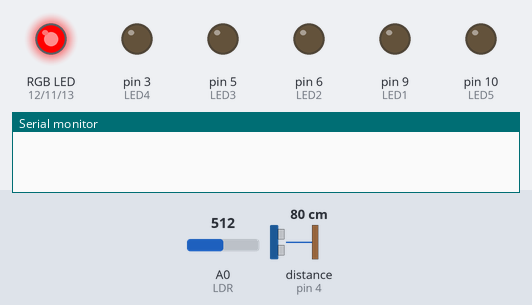
A sketch run on a simulated Arduino Mega 2560, built with avr-gcc and run on an emulated ATmega2560. Parts: an RGB LED mixed from three pins (HIGH = lit), output pins drawn as LEDs (lit = HIGH), the last lines printed to the serial monitor. Inputs (shaded band) come from the test bench; at power-on: distance to the obstacle (sensor on pin 4) 80 cm, A0 (LDR) = 512. The echo pulse lasts 58.3 µs per cm.

Above: at 1.2 s.
1.3 s: distance to the obstacle (sensor on pin 4) set to 66 cm
2.8 s: distance to the obstacle (sensor on pin 4) set to 57 cm
At 3.8 s:
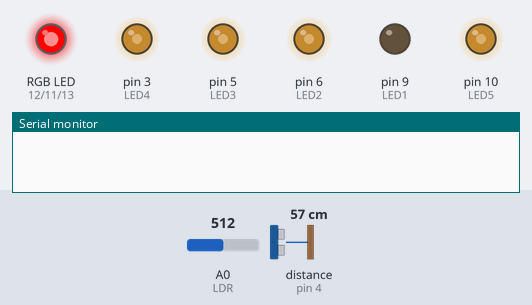
4.3 s: distance to the obstacle (sensor on pin 4) set to 27 cm
At 4.9 s:
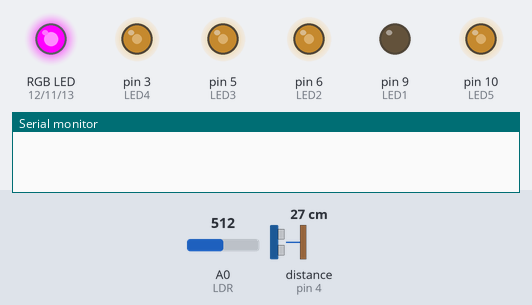
7.3 s: distance to the obstacle (sensor on pin 4) set to 23 cm
9.8 s: distance to the obstacle (sensor on pin 4) set to 18 cm
At 11.0 s:
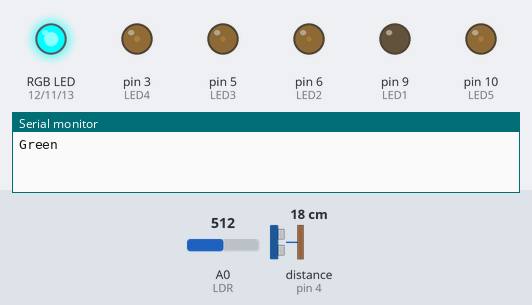
12.1 s: distance to the obstacle (sensor on pin 4) set to 60 cm
At 14.2 s:
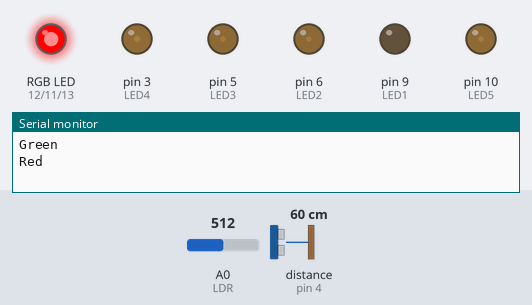
Timing chart, 0 to 15.7 s (numbered marks = the images above; inputs shaded):
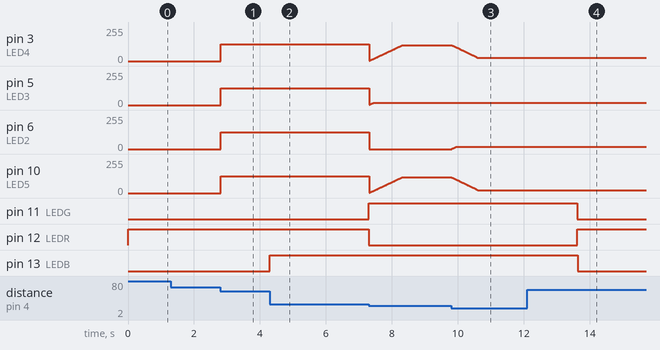

Measured:
- the behaviour switches between 61 and 60 cm on distance to the obstacle (sensor on pin 4) (found by bisection; images 0 and 1)
- the behaviour switches between 21 and 20 cm on distance to the obstacle (sensor on pin 4) (found by bisection; images 2 and 3)
- after the input at 1.3 s, every drawn part: stays the same
- after the input at 2.8 s, pin 3 (LED4), pin 5 (LED3), pin 6 (LED2), pin 10 (LED5): 0/255 → 127/255 at once
- after the input at 4.3 s, pin 11 (LEDG): LOW → HIGH after 3.0 s; pin 12 (LEDR): HIGH → LOW after 3.0 s; pin 13 (LEDB): LOW → HIGH at once
- after the input at 9.8 s, pin 3 (LED4): moves from 118/255 to 24/255 over 0.77 s, starting at once; pin 6 (LED2): moves from 0/255 to 18/255 over 0.13 s, starting at once; pin 10 (LED5): moves from 118/255 to 22/255 over 0.79 s, starting at once
- after the input at 12.1 s, pin 11 (LEDG), pin 13 (LEDB): HIGH → LOW after 1.5 s; pin 12 (LEDR): LOW → HIGH after 1.5 s

The sketch:

lights.ino
```cpp
#include <NewPing.h>
#define TRIGGER_PIN 4 // Atmega 328 pin 6
#define ECHO_PIN 4 // Atmega 328 pin 6
#define MAX_DISTANCE 200

// SED LED pins
#define LDR A0
#define LED1 9 // Atmega 328 pin 15
#define LED2 6 // Atmega 328 pin 12
#define LED3 5 // Atmega 328 pin 11
#define LED4 3 // Atmega 328 pin 5
#define LED5 10 // Atmega 328 pin 16
#define LED6 3 // Atmega 328 pin 5
#define LED7 5 // Atmega 328 pin 11
#define LED8 6 // Atmega 328 pin 12
#define LED9 9 // Atmega 328 pin 15
#define LEDR 12 // Atmega 328 pin 18
#define LEDG 11 // Atmega 328 pin 17
#define LEDB 13 // Atmega pin 19

// Settings
// LDR: This will set min and max points of measurement based on the hardware.
#define LDR_min 100 // Set minimum(lowest) value for the LDR reading
#define LDR_max 1000 // Set the maximum (highest) value for the LDR reading

// LEDs: set minimum (visible or low intensity) and maximum intensity(range: 0-255)
#define LED_min 20 // The lowest ON state of the LED
#define LED_max 255 // Set the maximum intensity for the LEDs (max - 255)
#define LED_med 120 // Set medium intensity
#define LED_med_high 200 // Set medium high intensity


// Set position distances
#define position0_min 15 // set the min position of the intial state (before the green led turns ON)
#define position0_max 30 // max
#define position1_min 50
#define position1_max 60
#define position2_min 40
#define position2_max 50
#define position3_min 30
#define position3_max 40
#define position4_min 20
#define position4_max 30
#define position5_min 10
#define position5_max 20
#define position6_min 0
#define position6_max 10
#define green_timer 3000 // set the time to turn the green LED in mS default = 3000ms = 3 seconds
#define off_time 10000 // Set the timer for rutning the leds off
#define led_delay 0
NewPing sonar(TRIGGER_PIN, ECHO_PIN, MAX_DISTANCE);

boolean movement_detected = false; // This value tells if any movement is detected, if detected it will go to the next operation
boolean green_light_process = false; // This value will tells that we are in the process when the RGB is green
boolean initial_process = false; // For the initial process when red light and LDR are used
boolean off_state = false; // shows off state of the leds
signed int distance = 0;
long unsigned int timer = 0, timer_off=0;
unsigned int pingSpeed = 50;
unsigned long pingTimer;
long green_process_timer=0;

// LED States to control the dimming
byte led1_prev, led1_next,
led2_prev, led2_next,
led3_prev, led3_next,
led4_prev, led4_next,
led5_prev, led5_next,
led6_prev, led6_next,
led7_prev, led7_next,
led8_prev, led8_next,
led9_prev, led9_next;

void setup() {
  Serial.begin(9600);

  pinMode(LED1, OUTPUT);
  pinMode(LED2, OUTPUT);
  pinMode(LED3, OUTPUT);
  pinMode(LED4, OUTPUT);
  pinMode(LED5, OUTPUT);
  pinMode(LED6, OUTPUT);
  pinMode(LED7, OUTPUT);
  pinMode(LED8, OUTPUT);
  pinMode(LED9, OUTPUT);
  pinMode(LEDR, OUTPUT);
  pinMode(LEDG, OUTPUT);
  pinMode(LEDB, OUTPUT);
digitalWrite(LEDG, LOW); // Turn OFF RGB GREEN
digitalWrite(LEDR, HIGH); // Turn ON RGB RED
pingTimer = millis();
}
void loop(){
echoCheck(); // Send out the ping, calls "echoCheck" function every 24uS where you can check the ping status.


if(distance>0){ // If we measure something with the sonar sensor it means there is a movement and we could set the LEDs based on the LDR reading
movement_detected = true; // set the movement detection to true. Movement was detected
timer_off = millis();
off_state = false;
}
if( ((distance<=position0_min) || (distance > position0_max) ) ){ // If the distance is out of the range we need, restart the timer
  timer = millis();
  digitalWrite(LEDB, LOW);
}
else {
  digitalWrite(LEDB, HIGH);
}
if ( (millis()-timer) > green_timer){ // If enough time passed, turn the green LED
  green_light_process=true;
  initial_process=true;
  digitalWrite(LEDR, LOW);
  digitalWrite(LEDG, HIGH);
  Serial.println("Green");
}
if (millis()-timer_off>off_time){
  leds_off();
  off_state = true;
  initial_process = false;
}
else {
  off_state = false;
}
if (movement_detected == true && initial_process == false && off_state==false){ // if there was a movement after the device is ON, set the LEDs based on the LDR reading
 set_led_ldr(LDR_measure()); // set_led_ldr sets LEDs (2-8) on. LDR_measure() returns the intensity for the LEDs
}

while (green_light_process){ // While we are in green light do this
  echoCheck();
  if (distance<=0 || distance>position1_max){
    if (millis()-green_process_timer>1500){
      digitalWrite(LEDG, LOW);
      digitalWrite(LEDR, HIGH);
      green_light_process = false;
      timer_off = millis();
      timer = millis();
      Serial.println("Red");
    }
  }
  else if ( distance>position6_min && distance<=position6_max ) {
    green_process_timer = millis();
    set_position6();
  }
  else if(distance > position5_min && distance <=position5_max){
    green_process_timer = millis();
    set_position5();
  }
  else if(distance > position4_min && distance <=position4_max){
    green_process_timer = millis();
    set_position4();
  }
  else if(distance > position3_min && distance <=position3_max){
    green_process_timer = millis();
    set_position3();
  }
  else if(distance > position2_min && distance <=position2_max){
    green_process_timer = millis();
    set_position2();
  }
  else if(distance > position1_min && distance <=position1_max){
    green_process_timer = millis();
    set_position1();
  }

}
}
int LDR_measure(){ // Measure the LDR and return light intensity for the LEDs
  int measurement = analogRead(LDR);
  measurement = map(measurement,LDR_min, LDR_max,LED_min, LED_max);
  return measurement;
}
void set_led_ldr(int intensity){
  analogWrite(LED2, intensity);
  analogWrite(LED3, intensity);
  analogWrite(LED4, intensity);
  analogWrite(LED5, intensity);
  analogWrite(LED6, intensity);
  analogWrite(LED7, intensity);
  analogWrite(LED8, intensity);

}
void set_position1(){
// Position 1 LEDs and their intensity as defined on top of the sketch
  led1_next = 0;
  led2_next = 0;
  led3_next = 0;
  led4_next = 0;
  led5_next = LED_max;
  led6_next = 0;
  led7_next = 0;
  led8_next = 0;
  led9_next = 0;
  LED_dim();
}
void set_position2(){ //commented out by Luco
//  led1_next = LED_0;
//  led2_next = LED_0;
//  led3_next = LED_0;
//  led4_next = LED_med;
//  led5_next = LED_med_high;
//  led6_next = LED_med;
//  led7_next = LED_0;
//  led8_next = LED_0;
//  led9_next = 0;
//  LED_dim();
}
void set_position3(){
  led1_next = 0;
  led2_next = 0;
  led3_next = 0;
  led4_next = LED_min;
  led5_next = LED_med;
  led6_next = LED_min;
  led7_next = 0;
  led8_next = 0;
  led9_next = 0;
  LED_dim();
}
void set_position4(){
  led1_next = 0;
  led2_next = 0;
  led3_next = LED_min;
  led4_next = LED_med;
  led5_next = LED_med;
  led6_next = LED_med;
  led7_next = LED_min;
  led8_next = 0;
  led9_next = 0;
  LED_dim();
}
void set_position5(){
  led1_next = 0;
  led2_next = LED_min;
  led3_next = LED_min;
  led4_next = LED_min;
  led5_next = LED_min;
  led6_next = LED_min;
  led7_next = LED_min;
  led8_next = LED_min;
  led9_next = 0;
  LED_dim();
}
void set_position6(){
  led1_next = LED_min;
  led2_next = LED_min;
  led3_next = LED_min;
  led4_next = LED_min;
  led5_next = LED_min;
  led6_next = LED_min;
  led7_next = LED_min;
  led8_next = LED_min;
  led9_next = LED_min;
  LED_dim();
}
void leds_off(){
  analogWrite(LED1, 0);
  analogWrite(LED2, 0);
  analogWrite(LED3, 0);
  analogWrite(LED4, 0);
  analogWrite(LED5, 0);
  analogWrite(LED6, 0);
  analogWrite(LED7, 0);
  analogWrite(LED8, 0);
  analogWrite(LED9, 0);
}
void echoCheck() {
  delay(15);
  distance = sonar.ping_cm();
// Tester();

  if (distance>61){
    distance=0;
  }
// distance = (sonar.ping_result / US_ROUNDTRIP_CM); // Ping returned, uS result in ping_result, convert to cm with US_ROUNDTRIP_CM.
}
void LED_dim(){ //this section was developed with the external help
  if(led1_next>led1_prev && abs(led1_prev - led1_next)>2){
    led1_prev+=2;
    analogWrite(LED1, led1_prev);
    delay(led_delay);
  }
  if(led2_next>led2_prev && abs(led2_prev - led2_next)>2){
    led2_prev+=2;
    analogWrite(LED2, led2_prev);
    delay(led_delay);
  }
  if(led3_next>led3_prev && abs(led3_prev - led3_next)>2){
    led3_prev+=2;
    analogWrite(LED3, led3_prev);
    delay(led_delay);
  }
  if(led4_next>led4_prev && abs(led4_prev - led4_next)>2){
    led4_prev+=2;
    analogWrite(LED4, led4_prev);
    delay(led_delay);
  }
  if(led5_next>led5_prev && abs(led5_prev - led5_next)>2){
    led5_prev+=2;
    analogWrite(LED5, led5_prev);
    delay(led_delay);
  }
  if(led6_next>led6_prev && abs(led6_prev - led6_next)>2){
    led6_prev+=2;
    analogWrite(LED6, led6_prev);
    delay(led_delay);
  }
  if(led7_next>led7_prev && abs(led7_prev - led7_next)>2){
    led7_prev+=2;
    analogWrite(LED7, led7_prev);
    delay(led_delay);
  }
  if(led8_next>led8_prev && abs(led8_prev - led8_next)>2){
    led8_prev+=2;
    analogWrite(LED8, led8_prev);
    delay(led_delay);
  }
  if(led9_next>led9_prev && abs(led9_prev - led9_next)>2){
    led9_prev+=2;
    analogWrite(LED9, led9_prev);
    delay(led_delay);
  }
////////////////////
  if(led1_next<led1_prev && abs(led1_prev - led1_next)>2){
    led1_prev-=2;
    analogWrite(LED1, led1_prev);
    delay(led_delay);
  }
  if(led2_next<led2_prev && abs(led2_prev - led2_next)>2){
    led2_prev-=2;
    analogWrite(LED2, led2_prev);
    delay(led_delay);
  }
  if(led3_next<led3_prev && abs(led3_prev - led3_next)>2){
    led3_prev-=2;
    analogWrite(LED3, led3_prev);
    delay(led_delay);
  }
  if(led4_next<led4_prev && abs(led4_prev - led4_next)>2){
    led4_prev-=2;
    analogWrite(LED4, led4_prev);
    delay(led_delay);
  }
  if(led5_next<led5_prev && abs(led5_prev - led5_next)>2){
    led5_prev-=2;
    analogWrite(LED5, led5_prev);
    delay(led_delay);
  }
  if(led6_next<led6_prev && abs(led6_prev - led6_next)>2){
    analogWrite(LED6, led6_prev);
    led6_prev-=2;
    delay(led_delay);
  }
  if(led7_next<led7_prev && abs(led7_prev - led7_next)>2){
    led7_prev-=2;
    analogWrite(LED7, led7_prev);
    delay(led_delay);
  }
  if(led8_next<led8_prev && abs(led8_prev - led8_next)>2){
    led8_prev--;
    analogWrite(LED8, led8_prev);
    delay(led_delay);
  }
  if(led9_next<led9_prev && abs(led9_prev - led9_next)>2){
    led9_prev-=2;
    analogWrite(LED9, led9_prev);
    delay(led_delay);
  }
  if(led1_next==0 && led1_prev<=3 ){
    analogWrite(LED1, 0);
  }
  if(led2_next==0 && led2_prev<=3 ){
    analogWrite(LED2, 0);
  }
  if(led3_next==0 && led3_prev<=3 ){
    analogWrite(LED3, 0);
  }
  if(led4_next==0 && led4_prev<=3 ){
    analogWrite(LED4, 0);
  }
  if(led5_next==0 && led5_prev<=3 ){
    analogWrite(LED5, 0);
  }
  if(led6_next==0 && led6_prev<=3 ){
    analogWrite(LED6, 0);
  }
  if(led7_next==0 && led7_prev<=3 ){
    analogWrite(LED7, 0);
  }
  if(led8_next==0 && led8_prev<=3 ){
    analogWrite(LED8, 0);
  }
  if(led9_next==0 && led9_prev<=3 ){
    analogWrite(LED9, 0);
  }


}
void Tester (){
  char reading;
  if(Serial.available()>0){
    reading = Serial.read();
    if(reading == '0')
      distance = 0;
    else if (reading == '1')
      distance = 16;
    else if (reading == '4')
      distance = 40;
    else if (reading =='5')
      distance = 50;
    else if(reading == '2')
      distance = 25;
    Serial.println(distance);
  }
}
```
